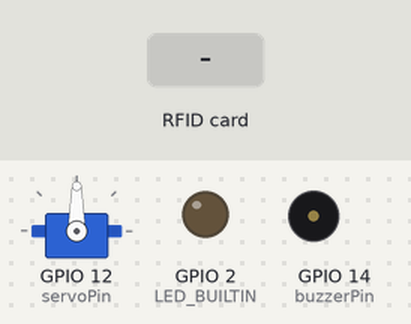
Bench run of a program on a simulated ESP32. Parts: servo, output pins drawn as LEDs (lit = HIGH), buzzer (waves = sounding, pin HIGH). The inputs (shaded band) are chosen by the test bench. What the program prints to the serial monitor is not drawn.

Above: at 1.2 s.
1.3 s: RFID card 5E 7A 19 C4 held to the reader
At 1.7 s:
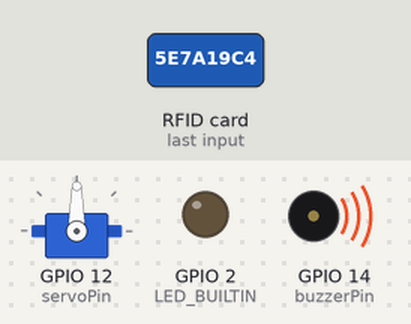
4.3 s: RFID card E3 9E 8F DC held to the reader
At 4.56 s:
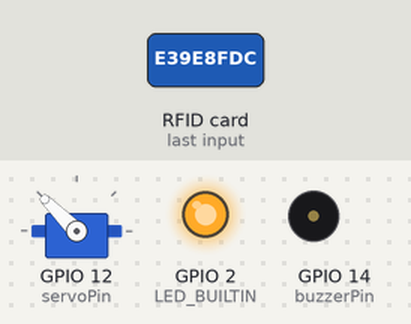
At 5.5 s:
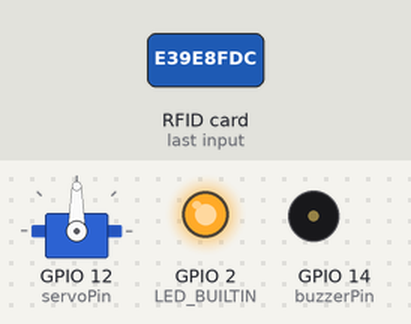
Timing chart, 0 to 11.3 s (numbered marks = the images above; inputs shaded):
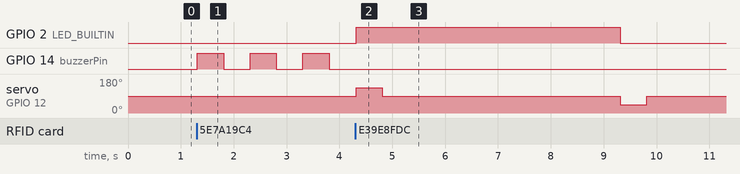

Measured:
- after the input at 1.3 s, GPIO 14 (buzzerPin): alternates HIGH for 0.50 s and LOW for 0.50 s, starting at once
- after the input at 4.3 s, GPIO 2 (LED_BUILTIN): LOW → HIGH at once, → LOW 5.0 s later; servo on GPIO 12 (servoPin): 90° → 135° at once, → 90° 0.50 s later, → 45° 4.5 s later, → 90° 0.50 s later

The program:

main.cpp
```cpp
#include <Arduino.h>
#include <MFRC522.h>
#include <SPI.h>
#include <ESP32Servo.h>

#define RST_Pin 21
#define SS_Pin 5
#define CK_Pin 18
#define MISO_Pin 19
#define MOSI_Pin 23
MFRC522 RFID(SS_Pin, RST_Pin);
Servo servoDoor;
const int servoPin = 12;
const int buzzerPin = 14;
const int greenLed = 25;
const int redLed = 26;
byte in_UID1[4] = {0xE3, 0x9E, 0x8F, 0xDC};
byte in_UID2[4] = {0xE3, 0x31, 0x2D, 0xFB};
byte in_UID3[4] = {0x93, 0xEF, 0xA1, 0xF5};

//bool ArrayEquality(byte*, byte*, int);
void BuzzerPIP();


void setup() {
  // put your setup code here, to run once:
  Serial.begin(921600);
  SPI.begin();
  RFID.PCD_Init();
  servoDoor.attach(servoPin);
  Serial.println();
  Serial.println("Sistema de apertura de puerta");
  pinMode(LED_BUILTIN,OUTPUT);
  pinMode(buzzerPin,OUTPUT);
  //servoDoor.write(0);

}

void loop() {
  /*
  // put your main code here, to run repeatedly:
  if (RFID.PICC_IsNewCardPresent()){
    if (RFID.PICC_ReadCardSerial()){
      if (ArrayEquality(RFID.uid.uidByte,in_UID,4)){
        digitalWrite(LED_BUILTIN,1);
        servoDoor.write(180);
        delay(10000);
        servoDoor.write(0);

      } else {
        digitalWrite(LED_BUILTIN,1);
        delay(500);
        digitalWrite(LED_BUILTIN,0);
        delay(500);
        //Buzzer
      }
      RFID.PICC_HaltA();
    }
  }
  */
   if (RFID.PICC_IsNewCardPresent()) { // new tag is available
    if (RFID.PICC_ReadCardSerial()) { // NUID has been readed
      //MFRC522::PICC_Type piccType = rfid.PICC_GetType(rfid.uid.sak);
      digitalWrite(buzzerPin,0);
      if ((RFID.uid.uidByte[0] == in_UID1[0] &&
          RFID.uid.uidByte[1] == in_UID1[1] &&
          RFID.uid.uidByte[2] == in_UID1[2] &&
          RFID.uid.uidByte[3] == in_UID1[3]) ||
          (RFID.uid.uidByte[0] == in_UID2[0] &&
          RFID.uid.uidByte[1] == in_UID2[1] &&
          RFID.uid.uidByte[2] == in_UID2[2] &&
          RFID.uid.uidByte[3] == in_UID2[3])||
          (RFID.uid.uidByte[0] == in_UID3[0] &&
          RFID.uid.uidByte[1] == in_UID3[1] &&
          RFID.uid.uidByte[2] == in_UID3[2] &&
          RFID.uid.uidByte[3] == in_UID3[3])) {
        digitalWrite(LED_BUILTIN,1);//Led indica que esta abierta
        servoDoor.write(135);//Gira antihorario, Se abre
        delay(500);
        servoDoor.write(90);//Detiene su giro (dura 10 segundos)
        delay(4500);
        digitalWrite(LED_BUILTIN,0);//Led indica que se cierra
        servoDoor.write(45);//Vuelve a su posición original, se cierra
        delay(500);
        //digitalWrite(LED_BUILTIN,1);//Se borrara al final
        //delay(1000);//Se borrará al final
        //digitalWrite(LED_BUILTIN,0);
        servoDoor.write(90);//Se detiene
      } else {
        BuzzerPIP();
      }
      RFID.PICC_HaltA(); // halt PICC
      RFID.PCD_StopCrypto1(); // stop encryption on PCD
    }
  }

}

//Funciones

/*
bool ArrayEquality(byte* arrayA[], byte* arrayB[], int length)
{
  for (int i = 0; i < length; i++){
    if (arrayA[i] != arrayB[i]){
      return false;
    }
  }
  return true;
}
*/

void BuzzerPIP()
{
  digitalWrite(buzzerPin,1);
  delay(500);
  digitalWrite(buzzerPin,0);
  delay(500);
  digitalWrite(buzzerPin,1);
  delay(500);
  digitalWrite(buzzerPin,0);
  delay(500);
  digitalWrite(buzzerPin,1);
  delay(500);
  digitalWrite(buzzerPin,0);
}
```
